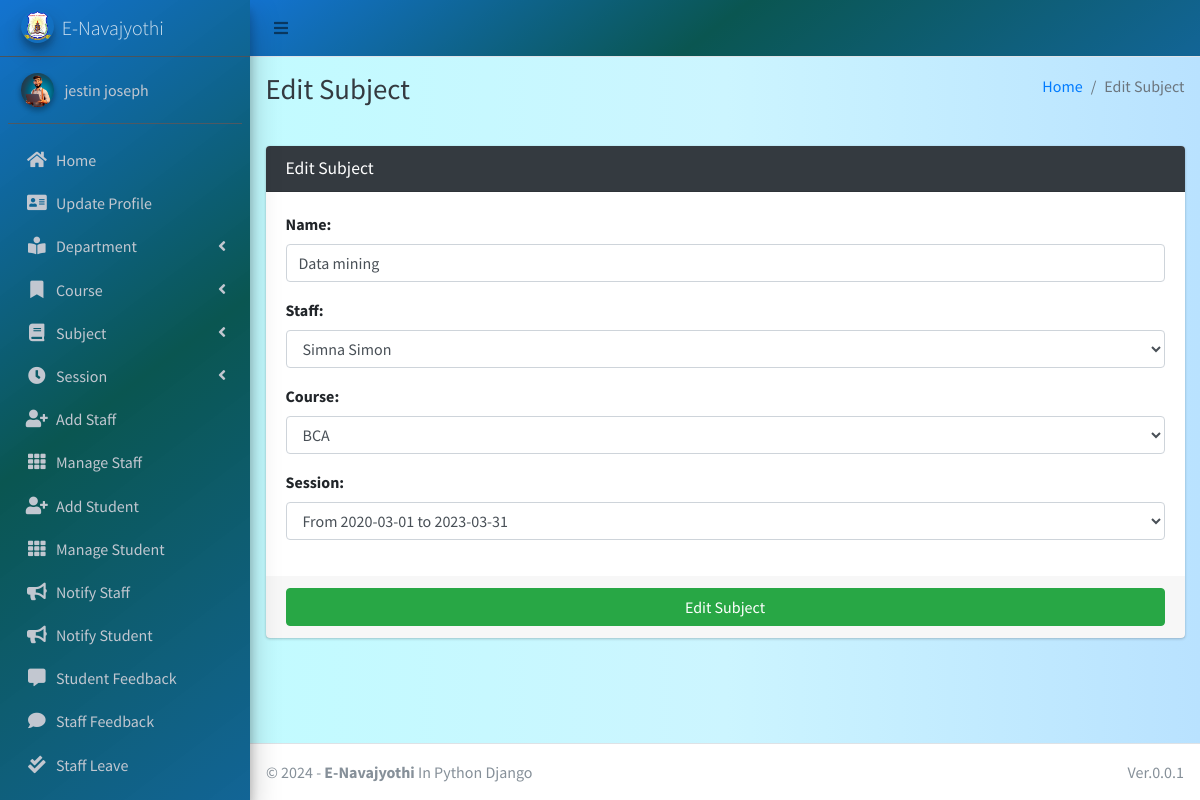
/subject/edit/1 (signed in), run on the app's committed database.
### main_app/models.py (models this page shows, shortened)
class CustomUser(AbstractUser):
    USER_TYPE = ((1, "HOD"), (2, "Staff"), (3, "Student"))
    GENDER = [("M", "Male"), ("F", "Female")]
    username = None  # Removed username, using email instead
    email = models.EmailField(unique=True)
    user_type = models.CharField(default=1, choices=USER_TYPE, max_length=1)
    gender = models.CharField(max_length=1, choices=GENDER)
    profile_pic = models.ImageField()
    address = models.TextField()
    fcm_token = models.TextField(default="")  # For firebase notifications
    created_at = models.DateTimeField(auto_now_add=True)
    updated_at = models.DateTimeField(auto_now=True)
    USERNAME_FIELD = "email"
    REQUIRED_FIELDS = []
    objects = CustomUserManager()
    phone_num = models.IntegerField(max_length=12 ,null=True,blank=False)
    aadhar_num = models.IntegerField(max_length=16,null=True,blank=False)
    date_of_birth = models.DateField(null=True,blank=False)
    def __str__(self):
        return self.first_name + "  " + self.last_name

class Subject(models.Model):
    name = models.CharField(max_length=120)
    staff = models.ForeignKey(Staff,on_delete=models.CASCADE,)
    department = models.ForeignKey(Department, on_delete=models.DO_NOTHING, null=True, blank=False)
    course = models.ForeignKey(Course, on_delete=models.CASCADE)
    session = models.ForeignKey(Session, on_delete=models.DO_NOTHING, null=True)
    updated_at = models.DateTimeField(auto_now=True)
    created_at = models.DateTimeField(auto_now_add=True)

### main_app/hod_views.py (the view, shortened to what this page needs)
def edit_subject(request, subject_id):
    instance = get_object_or_404(Subject, id=subject_id)
    form = SubjectForm(request.POST or None, instance=instance)
    context = {
        'form': form,
        'subject_id': subject_id,
        'page_title': 'Edit Subject'
    }
    return render(request, 'hod_template/edit_subject_template.html', context)

### main_app/forms.py
class SubjectForm(FormSettings):
    def __init__(self, *args, **kwargs):
        super(SubjectForm, self).__init__(*args, **kwargs)
    class Meta:
        model = Subject
        fields = ['name', 'staff', 'course','session']

### main_app/models.py (called while the page is built)
    def __str__(self):
        return "From " + str(self.start_year) + " to " + str(self.end_year)

    def __str__(self):
        return self.name

    def __str__(self):
        return self.admin.first_name + " " + self.admin.last_name

### main_app/templates/hod_template/edit_subject_template.html
{% extends 'main_app/base.html' %}
{% load static %}
{% block page_title %}{{page_title}}{% endblock page_title %}
{% block content %}
<section class="content">
    <div class="container-fluid">
        <div class="row">
            <div class="col-md-12">
                <div class="card card-dark">
                    <div class="card-header">
                        <h3 class="card-title">{{page_title}}</h3>
                    </div>
                    {% include "main_app/form_template.html" with messages=messages  form=form button_text="Edit Subject"%}
                </div>
            </div>
        </div>
    </div>
</section>
{% endblock content %}

### main_app/templates/main_app/sidebar_template.html (shortened to what this page needs)
{% load static %}
<aside class="main-sidebar sidebar-dark-info elevation-4 " style="background: rgb(0,104,205);
background: linear-gradient(143deg, rgba(0,104,205,0.9248949579831933) 0%, rgba(0,79,74,0.9613095238095238) 49%, rgba(0,89,142,0.9276960784313726) 100%);">
    {% if request.user.user_type == '1' %}
    <a href="{% url 'admin_home' %}" class="brand-link">
        <img src="{% static 'dist/img/nava_logo.png' %} " alt="AdminLTE Logo"
            class="brand-image img-circle elevation-3" >
        <span class="brand-text font-weight-light">E-Navajyothi</span>
    </a>
      <div class="sidebar">
        <div class="user-panel mt-3 pb-3 mb-3 d-flex">
            <div class="image">
                <img src="{{ request.user.profile_pic}}" class="img-circle elevation-2" alt="User Image">
            </div>
            <div class="info">
                <a href="#" class="d-block">{{user}}</a>
            </div>
        </div>
        <nav class="mt-2 ">
            <ul class="nav nav-pills nav-sidebar flex-column " data-widget="treeview" role="menu" data-accordion="false">
                <li class="nav-item">
                    {% url 'admin_home' as admin_home %}
                    <a href="{{admin_home}}" class="nav-link {% if admin_home == request.path %} active {% endif %}">
                        <i class="nav-icon fas fa-home"></i>
                        <p >
                            Home
                        </p>
                    </a>
                </li>
                <li class="nav-item">
                    {% url 'admin_view_profile' as admin_view_profile %}
                    <a href="{{admin_view_profile}}"
                        class="nav-link {% if admin_view_profile == request.path %} active {% endif %}">
                        <i class="nav-icon fas fa-address-card"></i>
                        <p>
                            Update Profile
                        </p>
                    </a>
                </li>
            <li class="nav-item has-treeview">
                    <a href="#" class="nav-link">
                        <i class="nav-icon fas fa-book-reader"></i>
                        <p>
                            Department
                            <i class="fas fa-angle-left right"></i>
                        </p>
                    </a>
                </li>
                <li class="nav-item has-treeview">
                    <a href="#" class="nav-link">
                        <i class="nav-icon fas fa-bookmark"></i>
                        <p>
                            Course
                            <i class="fas fa-angle-left right"></i>
                        </p>
                    </a>
                </li>
                <li class="nav-item has-treeview">
                    <a href="#" class="nav-link">
                        <i class="nav-icon fas fa-book"></i>
                        <p>
                            Subject
                            <i class="fas fa-angle-left right"></i>
                        </p>
                    </a>
                </li>
                <li class="nav-item has-treeview">
                    <a href="#" class="nav-link">
                        <i class="nav-icon fas fa-clock"></i>
                        <p>
                            Session
                            <i class="fas fa-angle-left right"></i>
                        </p>
                    </a>
                </li>
                <li class="nav-item">
                    {% url 'add_staff' as add_staff %}
                    <a href="{{add_staff}}" class="nav-link {% if add_staff == request.path %} active {% endif %}">
                        <i class="nav-icon fas fa-user-plus"></i>
                        <p>
                            Add Staff
                        </p>
                    </a>
                </li>
                <li class="nav-item">
                    {% url 'manage_staff' as manage_staff %}
                    {% url 'edit_staff' staff_id as edit_staff %}
                    <a href="{{manage_staff}}"
                        class="nav-link {% if manage_staff == request.path or request.path == edit_staff %} active {% endif %}">
                        <i class="nav-icon fas fa-th"></i>
                        <p>
                            Manage Staff
                        </p>
                    </a>
                </li>
                <li class="nav-item">
                    {% url 'add_student' as add_student%}
                    <a href="{{add_student}}" class="nav-link  {% if add_student == request.path %} active {% endif %}">
                        <i class="nav-icon fas fa-user-plus"></i>
                        <p>
                            Add Student
                        </p>
                    </a>
                </li>
                <li class="nav-item">
                    {% url 'manage_student' as manage_student %}
                    {% url 'edit_student' student_id as edit_student %}
                    <a href="{{manage_student}}"
                        class="nav-link  {% if edit_student == request.path or manage_student == request.path %} active {% endif %}">
                        <i class="nav-icon fas fa-th"></i>
                        <p>
                            Manage Student
                        </p>
                    </a>
                </li>
                <li class="nav-item">
                    {% url 'admin_notify_staff' as admin_notify_staff %}
                    <a href="{{admin_notify_staff}}"
                        class="nav-link {% if admin_notify_staff == request.path %} active {% endif %}">
                        <i class="nav-icon fas fa-bullhorn"></i>
                        <p>
                            Notify Staff
                        </p>
                    </a>
                </li>
                <li class="nav-item">
                    {% url 'admin_notify_student' as admin_notify_student %}
                    <a href="{{admin_notify_student}}"
                        class="nav-link {% if admin_notify_student == request.path %} active {% endif %}">
                        <i class="nav-icon fas fa-bullhorn"></i>
                        <p>
                            Notify Student
                        </p>
                    </a>
                </li>
                <li class="nav-item">
                    {% url 'student_feedback_message' as student_feedback_message %}
                    <a href="{{ student_feedback_message }}"
                        class="nav-link  {% if student_feedback_message == request.path %} active {% endif %}">
                        <i class="nav-icon fas fa-comment-alt"></i>
                        <p>
                            Student Feedback
                        </p>
                    </a>
                </li>
                <li class="nav-item">
                    {% url 'staff_feedback_message' as staff_feedback_message %}
                    <a href="{{staff_feedback_message}}"
                        class="nav-link   {% if staff_feedback_message == request.path %} active {% endif %}">
                        <i class="nav-icon fas fa-comment"></i>
                        <p>
                            Staff Feedback
                        </p>
                    </a>
                </li>
                <li class="nav-item">
                    {% url 'view_staff_leave' as view_staff_leave %}
                    <a href="{{view_staff_leave}}"
                        class="nav-link  {% if view_staff_leave == request.path %} active {% endif %}">
                        <i class="nav-icon fas fa-check-double"></i>
                        <p>
                            Staff Leave
                        </p>
                    </a>
                </li>
                                        {% endif %}
                                        <li class="nav-item">
                                            <a href="{% url 'user_logout' %}"
                                                onclick="return confirm('Your session would be terminated.\n\nProceed?')"
                                                class="nav-link">
                                            </a>
                                        </li>
                                    </ul>
                                </nav>
                            </div>
</aside>

### main_app/templates/main_app/form_template.html (shortened to what this page needs)
<form role="form" method="POST" enctype="multipart/form-data">
    <div class="card-body">
        {% for field in form  %}
        <div class="form-group">
            {{field.label_tag}}
            {{field}}
        </div>
        {% endfor %}
    </div>
    <div class="card-footer">
        <button type="submit" class="btn btn-success btn-block">
            {% if button_text %}
            {{button_text}}
            {% else %}
            Submit
            {% endif %}
        </button>
    </div>
</form>

### data on the page
CustomUser: user.profile_pic (picture), first_name+last_name "jestin joseph"
Subject: form "Data mining" "Simna Simon" "BCA" "From 2020-03-01 to 2023-03-31"

### other printed values
{{ page_title }} "Edit Subject"
{{ field.label_tag }} "Name:" "Staff:" "Course:" "Session:"
{{ button_text }} "Edit Subject"
